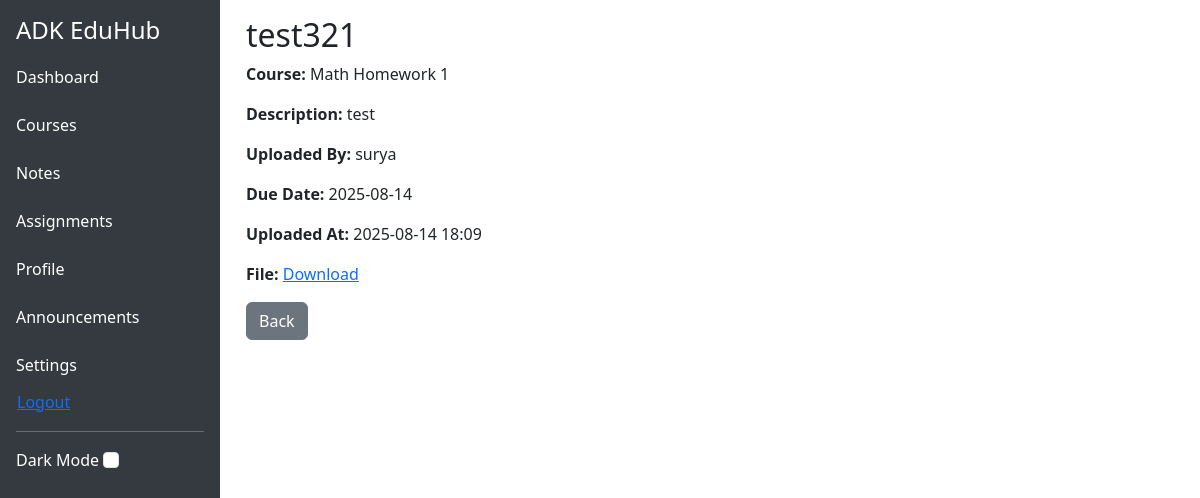
Page /assignments/6/ (signed in) on the committed database.
### assignments/models.py (models this page shows, shortened)
class Assignment(models.Model):
    title = models.CharField(max_length=255)
    description = models.TextField(blank=True)
    due_date = models.DateField(default=timezone.now)
    file = models.FileField(upload_to="assignments/", blank=True, null=True)
    course = models.ForeignKey(
        Course, on_delete=models.CASCADE, related_name="assignments"
    )
    uploaded_by = models.ForeignKey(
        settings.AUTH_USER_MODEL,
        on_delete=models.CASCADE,
        related_name="uploaded_assignments",
    )
    uploaded_at = models.DateTimeField(auto_now_add=True)
    last_edited_by = models.ForeignKey(
        settings.AUTH_USER_MODEL,
        on_delete=models.SET_NULL,
        blank=True,
        null=True,
        related_name="edited_assignments",
    )
    last_edited_at = models.DateTimeField(blank=True, null=True)
    class Meta:
        ordering = ["-uploaded_at"]
    @property
    def uploaded_by_name(self):
        u = self.uploaded_by
        return (u.get_full_name() or u.get_username()) if u else ""

### courses/models.py (models this page shows, shortened)
class Course(models.Model):
    title = models.CharField(max_length=100)
    description = models.TextField()
    created_at = models.DateTimeField(auto_now_add=True)

### core/models.py (models this page shows, shortened)
class CustomUser(AbstractUser):
    ROLE_CHOICES = (
        ('admin', 'Admin'),
        ('teacher', 'Teacher'),
        ('student', 'Student'),
    )
    role = models.CharField(max_length=10, choices=ROLE_CHOICES)

### assignments/views.py (the view)
# urls.py: path("<int:pk>/", AssignmentDetailView.as_view(), name="assignment_detail"),
class AssignmentDetailView(LoginRequiredMixin, DetailView):
    model = Assignment
    template_name = "assignments/assignment_detail.html"
    context_object_name = "assignment"

### assignments/templates/assignments/assignment_detail.html (shortened to what this page needs)
{% extends "core/base.html" %}
{% block content %}
<h2>{{ assignment.title }}</h2>
<p><strong>Course:</strong> {{ assignment.course.title }}</p>
<p><strong>Description:</strong> {{ assignment.description|default:"No description provided" }}</p>
<p><strong>Uploaded By:</strong> {{ assignment.uploaded_by_name }}</p>
<p><strong>Due Date:</strong> {{ assignment.due_date|date:"Y-m-d" }}</p>
<p><strong>Uploaded At:</strong> {{ assignment.uploaded_at|date:"Y-m-d H:i" }}</p>
{% if assignment.file %}
    <p><strong>File:</strong> <a href="{{ assignment.file.url }}" download>Download</a></p>
{% endif %}
<div class="mt-3 d-flex gap-2">
    <a href="{% url 'assignments:assignment_list' %}" class="btn btn-secondary">Back</a>
</div>
{% endblock %}

### rows in the picture
Assignment: title "test321", course "Math Homework 1", description "test", uploaded_by_name "surya", due_date "2025-08-14", uploaded_at "2025-08-14 18:09"
